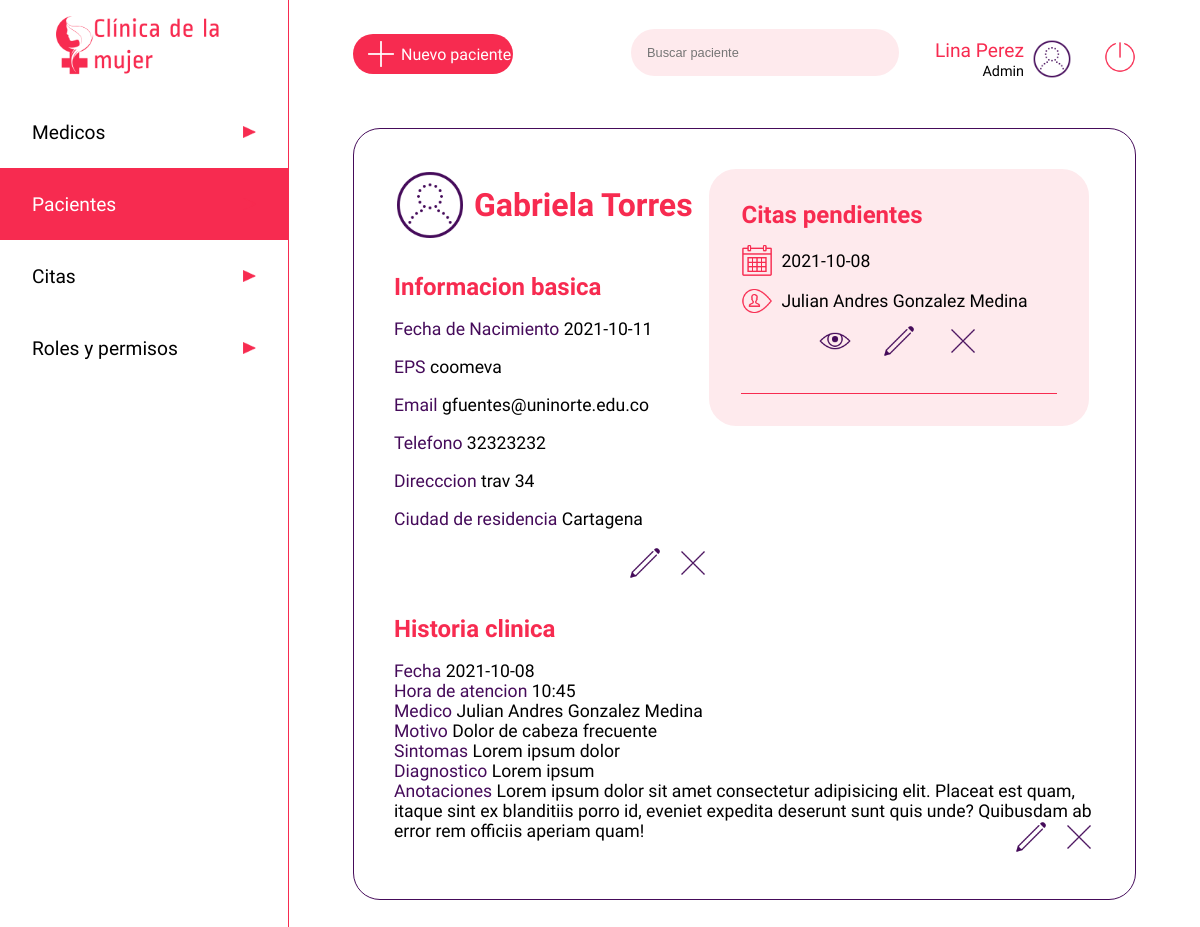
/paciente/45425474 (signed in), run on an earlier commit of the app's database.
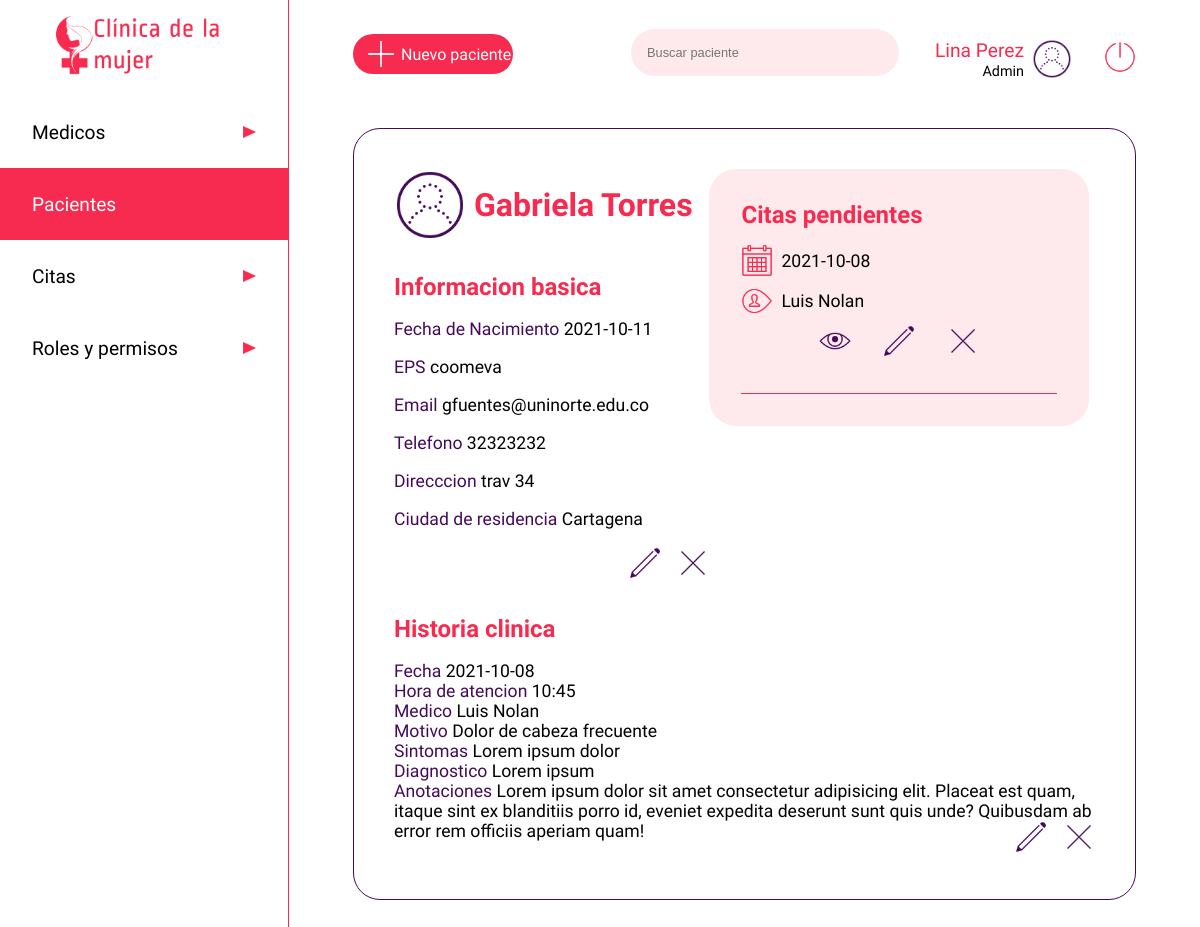
And on a later commit of the database.
### app.py (models this page shows, shortened)
class users(db.Model):
    __tablename__ = 'users'
    cedula = db.Column(db.Integer, primary_key=True)
    nombre=db.Column(db.String)
    apellido=db.Column(db.String)
    nacimiento=db.Column(db.String)
    eps=db.Column(db.String)
    email=db.Column(db.String, unique=True)
    telefono=db.Column(db.Integer)
    dir=db.Column(db.String)
    ciudad=db.Column(db.String)
    password=db.Column(db.String)
    rol =db.Column(db.String)
    especialidad = db.Column(db.String)
    estado = db.Column(db.Boolean)

class citas(db.Model):
    __tablename__ = 'citas'
    cita_id=db.Column(db.Integer, primary_key=True)
    medico_id = db.Column(db.Integer, nullable=False)
    paciente_id = db.Column(db.Integer, nullable=False)
    fecha = db.Column(db.String)
    motivo = db.Column(db.String(500))
    estado = db.Column(db.Boolean)
    hora_atencion = db.Column(db.String)
    sintomas = db.Column(db.String)
    diagnostico = db.Column(db.String)
    anotaciones = db.Column(db.String)
    calificacion = db.Column(db.Integer)
    calificacion_obs = db.Column(db.String)

### app.py (the view)
@app.route('/paciente/<user>', methods=['GET'])
def view_paciente(user):
    if 'usuarioIngresado' in session:
        paciente = users.query.filter_by(cedula=user).first()
        usuario = users.query.filter_by(cedula=int(session['usuarioIngresado'])).first()
        medicos = users.query.filter_by(rol='medico')
        citass = citas.query.filter_by(paciente_id=user).all()
        return render('userpaciente.html', data=paciente, row=usuario, listamedicos=medicos,  cita=citass)
    else:
        return render('acceso-denegado.html')

### templates/userpaciente.html (shortened to what this page needs)
<!DOCTYPE html>
<html lang="es">
<head>
    <link rel="stylesheet" type="text/css" href="{{ url_for('static', filename='css/users.css')}}">
</head>
<body>
    <header class="header">
        <a href="/dashboard" type="button" class="btn"><img src="{{ url_for('static', filename='images/iconoclinica.png')}}" class="logo" alt="Clinica de la mujer"></a>
        <nav>
            <ul class="menu">
                <li class="menuitems"><a href="/medico" class="menulink"><span>Medicos</span><img src="{{ url_for('static', filename='images/triangulo.png')}}"  class="flecha" alt=""></a></li>
                <li class="menuitems"><a href="/paciente" class="menuselect"><span>Pacientes</span><img src="{{ url_for('static', filename='images/triangulo.png')}}"  class="flecha" alt=""></a></li>
                <li class="menuitems"><a href="/listado-citas" class="menulink"><span>Citas</span><img src="{{ url_for('static', filename='images/triangulo.png')}}"  class="flecha" alt=""></a></li>
                <li class="menuitems"><a href="/roles" class="menulink"><span>Roles y permisos</span><img src="{{ url_for('static', filename='images/triangulo.png')}}"  class="flecha" alt=""></a></li>
            </ul>
        </nav>
    </header>
    <main class="main">
        <div class="searchuser">
            <a href="/registro" class="newuser"><img src="{{ url_for('static', filename='images/plus_math_100px.png')}}" class="profile" alt="+"><span>Nuevo paciente</span></a>
            <div>
                <input type="search" class="search" placeholder="Buscar paciente">
                <div class="perfil">
                    <div>
                        <span class="nameuser">{{ row ['nombre'] }} {{ row ['apellido'] }}</span><br>
                        <span class="roluser">Admin</span>
                    </div>
                    <img src="{{ url_for('static', filename='images/test_account_100px.png')}}" class="profile" alt="">
                    <a href="/logout" type="button" class="btn"><img src="{{ url_for('static', filename='images/off.png')}}" class="logout" alt="Cerrar sesion"></a>
                </div>
            </div>
        </div>
        <div class="cuerpo">
            <div class="pacienteperfil">
                <div class="perfilcitas">
                    <div class="contenedorperfil">
                        <div class="userperf">
                            <img src="{{ url_for('static', filename='images/test_account_100px.png')}}" class="userper" alt="">
                            <h1 class="username">{{data.nombre}} {{data.apellido}}</h1>
                        </div>
                        <div class="userinfo">
                            <h2 class="infotitle">Informacion basica</h2><br>
                            <span style="color:#450B5A">Fecha de Nacimiento </span><span style="color:#000000">{{data.nacimiento}}</span> <br><br>
                            <span style="color:#450B5A">EPS </span><span style="color:#000000">{{data.eps}}</span> <br><br>
                            <span style="color:#450B5A">Email </span><span style="color:#000000">{{data.email}}</span><br><br>
                            <span style="color:#450B5A">Telefono </span><span style="color:#000000">{{data.telefono}}</span> <br><br>
                            <span style="color:#450B5A">Direcccion </span><span style="color:#000000">{{data.dir}}</span> <br><br>
                            <span style="color:#450B5A">Ciudad de residencia </span><span style="color:#000000">{{data.ciudad}}</span> <br><br>
                            <div class="contenedordbtn">
                                <a href="/paciente/{{data.cedula}}/editar"><img src="{{ url_for('static', filename='images/edit_100px.png')}}" class="btned" alt=""></a>
                                <a href="/paciente/{{data.cedula}}/editar"><img src="{{ url_for('static', filename='images/delete_100px.png')}}" class="btned" alt=""></a>
                            </div>
                        </div>
                    </div>
                    <div class="contenedorcitas">
                        <h2 class="infotitle">Citas pendientes</h1>
                            {% for c in cita %}
                            <div class="infocita">
                                <div class="diahora">
                                    <img src="{{ url_for('static', filename='images/calendar_100px.png')}}" class="calendarwatch" alt=""><span>{{ c.fecha }}</span>
                                </div>
                                <div class="diahora">
                                    <img src="{{ url_for('static', filename='images/username_100px.png')}}" class="calendarwatch" alt="">
                                    {% for l in listamedicos %}
                                        {% if c.medico_id == l.cedula %}
                                            <span>{{l.nombre}} {{l.apellido}}</span>
                                        {% endif %}
                                    {% endfor %}
                                </div>
                                <div class="contenedortbtn">
                                    <a href="/listado-citas/{{ c.cita_id }}"><img src="{{ url_for('static', filename='images/eye_100px.png')}}" class="btned" alt=""></a>
                                    <a href="/listado-citas/{{ c.cita_id }}/editar"><img src="{{ url_for('static', filename='images/edit_100px.png')}}" class="btned" alt=""></a>
                                    <a href="/listado-citas/{{ c.cita_id }}/eliminar"><img src="{{ url_for('static', filename='images/delete_100px.png')}}" class="btned" alt=""></a>
                                </div>
                            </div>
                            {% endfor %}
                        <hr color="#F72B50" size="0.5rem">
                    </div>
                </div>
                <div class="userhistoria">
                    <h2 class="infotitle">Historia clinica</h2><br>
                    {% for c in cita %}
                    {% if c.estado == 1%}
                    <div class="detallehistoria">
                        <span style="color:#450B5A">Fecha </span><span>{{c.fecha}}</span> <br>
                        <span style="color:#450B5A">Hora de atencion </span><span>{{c.hora_atencion}}</span> <br>
                        <span style="color:#450B5A">Medico </span>
                        <span>
                            {% for l in listamedicos %}
                            {% if c.medico_id == l.cedula %}
                                <span>{{l.nombre}} {{l.apellido}}</span>
                            {% endif %}
                            {% endfor %}
                        </span> <br>
                        <span style="color:#450B5A">Motivo </span><span>{{c.motivo}}</span> <br>
                        <span style="color:#450B5A">Sintomas </span><span>{{c.sintomas}}</span> <br>
                        <span style="color:#450B5A">Diagnostico </span><span>{{c.diagnostico}}</span> <br>
                        <span style="color:#450B5A">Anotaciones </span><span>{{c.anotaciones}}</span>
                        <div class="contenedordbtn">
                            <a href="/historia-clinica/{{ c.cita_id }}/editar"><img src="{{ url_for('static', filename='images/edit_100px.png')}}" class="btned" alt=""></a>
                            <a href="/historia-clinica/{{ c.cita_id }}/eliminar"><img src="{{ url_for('static', filename='images/delete_100px.png')}}" class="btned" alt=""></a>
                        </div>
                    </div> <br>
                    {% endif %}
                    {% endfor %}
                </div>
            </div>
    </main>
</body>
</html>

### static/css/users.css (style rules this page uses)
* { padding: 0; margin: 0; }
.btned { width: 2rem; }
body { display: flex; }
.calendarwatch { height: 2rem; }
.contenedordbtn { display: flex; justify-content: space-between; width: 5rem; float: right; }
.contenedortbtn { display: flex; justify-content: space-between; width: 10rem; margin: auto; padding-bottom: 1rem; }
.contenedorperfil { width: 45%; }
.logout { height: 2rem; margin-left: 2rem; }
.contenedorcitas { height: 100%; width: 45%; background-color: #FEEAED; border-radius: 1.6875rem; padding: 2rem; }
.cuerpo { display: flex; margin-top: 3rem; border: 0.1rem solid #450B5A; border-radius: 1.6875rem; padding: 2.5rem; justify-content: space-between; align-items: center; }
.diahora { margin-top: 0.5rem; margin-bottom: 0.5rem; width: 100%; display: flex; align-items: center; }
.detallehistoria span { font-family: 'Average Sans', sans-serif; font-size: 1.1rem; }
.diahora span { margin-left: 0.5rem; }
.flecha { width: 0.8rem; height: 0.8rem; }
.perfil { display: inline-flex; align-items: center; text-align: right; margin-left: 2rem; justify-content: flex-end; }
.header { margin:0; display: inline-block; width: 18rem; height: 100vh; justify-content: center; }
.infocita { font-family: 'Average Sans', sans-serif; font-size: 1.1rem; margin-top: 1rem; margin-bottom: 1rem; justify-content: center; }
.infotitle { font-size: 1.5rem; font-family: 'Ropa Sans', sans-serif; color: #F72B50; }
.logo { display: block; height: 4rem; margin: auto; padding: 1rem; }
.main { width: calc(100% - 18rem); padding: 1.8rem 4rem; border-left: 0.1rem solid #F72B50; }
.menu { font-family: 'Average Sans', sans-serif; list-style: none; color: black; }
.menulink { display: inline-flex; font-size: 1.2rem; width: 14rem; height: 1.5rem; padding: 1.5rem 2rem; text-decoration: none; color: black; background-color: white; justify-content: space-between; align-items: center; margin: 0; }
.menuselect { display: inline-flex; font-size: 1.2rem; width: 14rem; height: 1.5rem; padding: 1.5rem 2rem; text-decoration: none; color: black; background-color: #F72B50; color: white; justify-content: space-between; align-items: center; margin: 0; }
.nameuser { font-family: 'Ropa Sans', sans-serif; font-size: 1.2rem; color: #F72B50; }
.newuser { display: flex; width: 10rem; background: #F72B50; color: white; font-size: 1rem; font-family: 'Average Sans', sans-serif; border-radius: 1.6875rem; align-items: center; text-decoration: none; }
.roluser { font-family: 'Ropa Sans', sans-serif; font-size: 0.9rem; }
.pacienteperfil { display: flex; flex-direction: column; width: 100%; }
.perfilcitas { display: flex; }
.profile { height: 2.5rem; margin-left: 0.5rem; }
.search { width: 16.75rem; padding: 1rem; background: #FEEAED; border: none; font-size: 0.8rem; color: black; border-radius: 1.6875rem; outline: none; }
.searchuser { display: flex; align-items: center; justify-content: space-between; }
.username { margin-left: 0.5rem; font-size: 2rem; font-family: 'Ropa Sans', sans-serif; }
.userinfo { margin-top: 2rem; }
.userinfo span { font-family: 'Average Sans', sans-serif; font-size: 1.1rem; width: 100%; }
.userper { height: 4.5rem; }
.userperf { display: flex; color: #F72B50; align-items: center; }
.userhistoria { margin-top: 2rem; }

What changed in the data, as far as the page shows it:
changed citas "Dolor de cabeza frecuente": loses users (nombre "Julian Andres", apellido "Gonzalez Medina"); gains users (nombre "Luis", apellido "Nolan")
